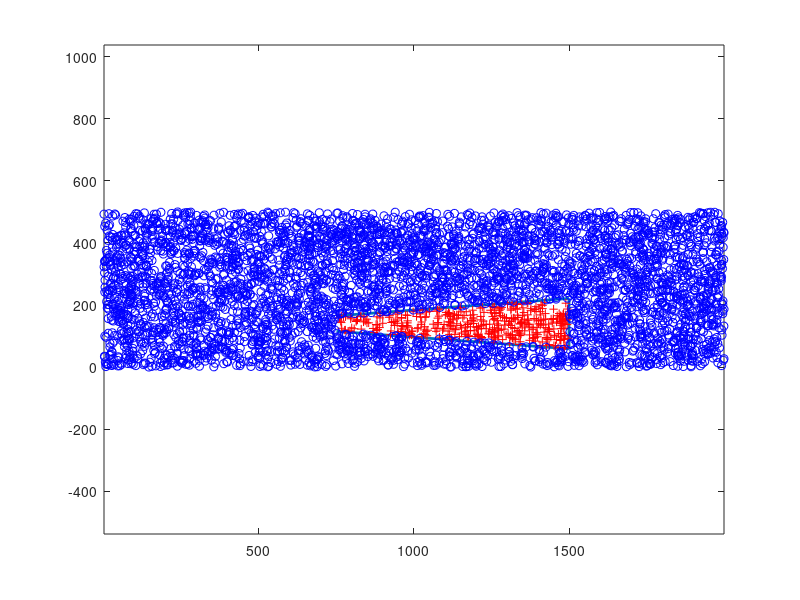

This chart was generated by the following MATLAB code:
%% Jensen Wake Model 

%% Initial Params 
D = 50; % diameter 

% Position of Turbine in Domain 

% s = x/D; % x Distance behind the rotor, D diameter 
k = 0.075; % Land Case 
Uinf = 10; % Freestream 
Ct = 0.43; % thrust 
% Dw = D*(1+2*k*s); 

% u = Uinf * (1-((1-sqrt(1-Ct))/(1+2*k*s)^2)); 

%% Turbine Placement 

x = 200; 
y = 140; 

% Construct Bounding Box for Point Selection use find function to capture
% all points in the required area. 
count = 1;
innercount = 1; 
for x = 200:1:15*D

    s(count) = x/D; 
    
        for s = s(innercount);
            Dw(innercount) = D*(1+2*k*s); 
            innercount = innercount + 1; 
        end    
    
    count = count + 1; 
end 

%% Bounding Box 
% Use polygon to bound area affected by wake to apply slowdown factor 
% Polygon Bounding 
% Where xv,yv are the verticies of the polygons denoted as a bounding box 
% and xq,yq are the scattered data points from the cfd experimentation 
Dwy = numel(Dw);
Dwy = Dw(Dwy);

B1y = y + (D/2);
B1x = x;
B2y = y + (Dwy/2); 
B2x = x + 15 * D; 
B3x = x + 15 * D;
B3y = y - (Dwy/2);
B4y = y - (D/2);
B4x = x; 

% x verticies of polygon 
xv = [B1x,B2x,B3x,B4x]';
yv = [B1y,B2y,B3y,B4y]';


%% Random Points for Testing 
rng default 

% Random X vals 
ax = 0;
bx = 2000;
xq = (bx-ax).*rand(5000,1) + ax;

% Random Y vals 
ay = 0;
by = 500;
yq = (by-ay).*rand(5000,1) + ay;

% Set U vals 
au = 10; 
bu = 10.1;
uq = (bu-au).*rand(5000,1) + au;

%%  Boolean for data within set parameters to apply function 

in = inpolygon(xq,yq,xv,yv);

figure

plot(xv,yv,'LineWidth',2) % polygon
axis equal

hold on
plot(xq(in),yq(in),'r+') % points inside
plot(xq(~in),yq(~in),'bo') % points outside
hold off

 

%% Application of U velocity dependent on local position of point to rotor
count = 1; 

for boolean = xq(in);
    
    s = boolean/D;
    
    if in(count) == 1; 
        uq(count) = Uinf * (1-((1-sqrt(1-Ct))/(1+2*k*s)^2));
    end 
    
    if in(count) == 0; 
        uq(count) = 10; 
    end 
   
    if count > numel(xq);
        return; 
    end
    
    count = count + 1;
end 




